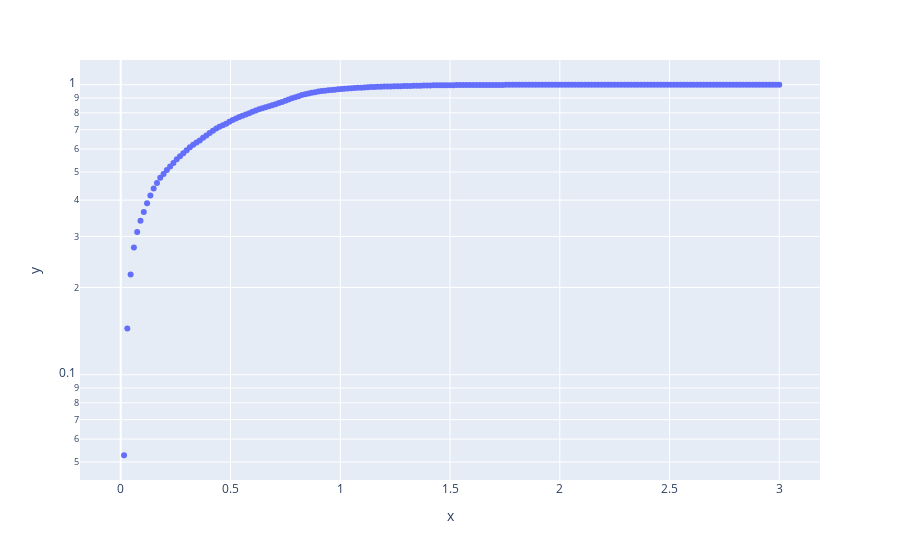

Source (notebook cell):
### Code cell
px.scatter(x = xs, y = l1.scores(xs), log_y=True)

### Figure 1 — Plotly figure (JSON) as saved in the notebook; plotly's stock layout.template omitted (floating-point values rounded to 4 significant figures; data arrays with more than 128 entries replaced by an {"elided": "..."} marker saying what was removed)
{"data": [{"hovertemplate": "x=%{x}<br>y=%{y}<extra></extra>", "legendgroup": "", "marker": {"color": "#636efa", "symbol": "circle"}, "mode": "markers", "name": "", "orientation": "v", "showlegend": false, "type": "scatter", "x": {"elided": "201 float values"}, "xaxis": "x", "y": {"elided": "201 float values"}, "yaxis": "y"}], "layout": {"legend": {"tracegroupgap": 0}, "margin": {"t": 60}, "xaxis": {"anchor": "y", "domain": [0, 1], "title": {"text": "x"}}, "yaxis": {"anchor": "x", "domain": [0, 1], "title": {"text": "y"}, "type": "log"}}}
